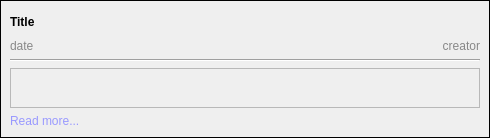
<?xml version="1.0" encoding="UTF-8"?>
<ui version="4.0">
 <class>ItemRenderWidget</class>
 <widget class="QWidget" name="ItemRenderWidget">
  <property name="geometry">
   <rect>
    <x>0</x>
    <y>0</y>
    <width>490</width>
    <height>138</height>
   </rect>
  </property>
  <property name="windowTitle">
   <string>Form</string>
  </property>
  <layout class="QVBoxLayout" name="verticalLayout_3">
   <property name="leftMargin">
    <number>0</number>
   </property>
   <property name="topMargin">
    <number>0</number>
   </property>
   <property name="rightMargin">
    <number>0</number>
   </property>
   <property name="bottomMargin">
    <number>0</number>
   </property>
   <item>
    <widget class="QFrame" name="frame">
     <property name="frameShape">
      <enum>QFrame::Box</enum>
     </property>
     <property name="frameShadow">
      <enum>QFrame::Plain</enum>
     </property>
     <layout class="QVBoxLayout" name="verticalLayout_2" stretch="1,0,0,3,0">
      <item>
       <widget class="QLabel" name="title">
        <property name="styleSheet">
         <string notr="true">font-size: 12px;
font-weight: bold;</string>
        </property>
        <property name="text">
         <string>Title</string>
        </property>
       </widget>
      </item>
      <item>
       <layout class="QHBoxLayout" name="horizontalLayout_3">
        <item>
         <widget class="QLabel" name="pubDate">
          <property name="styleSheet">
           <string notr="true">color: #888888;</string>
          </property>
          <property name="text">
           <string>date</string>
          </property>
          <property name="alignment">
           <set>Qt::AlignLeading|Qt::AlignLeft|Qt::AlignVCenter</set>
          </property>
         </widget>
        </item>
        <item>
         <widget class="QLabel" name="creator">
          <property name="styleSheet">
           <string notr="true">color: #888888;</string>
          </property>
          <property name="text">
           <string>creator</string>
          </property>
          <property name="alignment">
           <set>Qt::AlignRight|Qt::AlignTrailing|Qt::AlignVCenter</set>
          </property>
         </widget>
        </item>
       </layout>
      </item>
      <item>
       <widget class="Line" name="line">
        <property name="orientation">
         <enum>Qt::Horizontal</enum>
        </property>
       </widget>
      </item>
      <item>
       <widget class="QFrame" name="description">
        <property name="sizePolicy">
         <sizepolicy hsizetype="Preferred" vsizetype="Fixed">
          <horstretch>0</horstretch>
          <verstretch>0</verstretch>
         </sizepolicy>
        </property>
        <property name="minimumSize">
         <size>
          <width>0</width>
          <height>40</height>
         </size>
        </property>
        <property name="frameShape">
         <enum>QFrame::StyledPanel</enum>
        </property>
        <property name="frameShadow">
         <enum>QFrame::Raised</enum>
        </property>
       </widget>
      </item>
      <item>
       <widget class="QLabel" name="link">
        <property name="styleSheet">
         <string notr="true">color: #9999FF;</string>
        </property>
        <property name="text">
         <string>Read more...</string>
        </property>
        <property name="textFormat">
         <enum>Qt::PlainText</enum>
        </property>
       </widget>
      </item>
     </layout>
    </widget>
   </item>
  </layout>
 </widget>
 <resources/>
 <connections/>
</ui>
